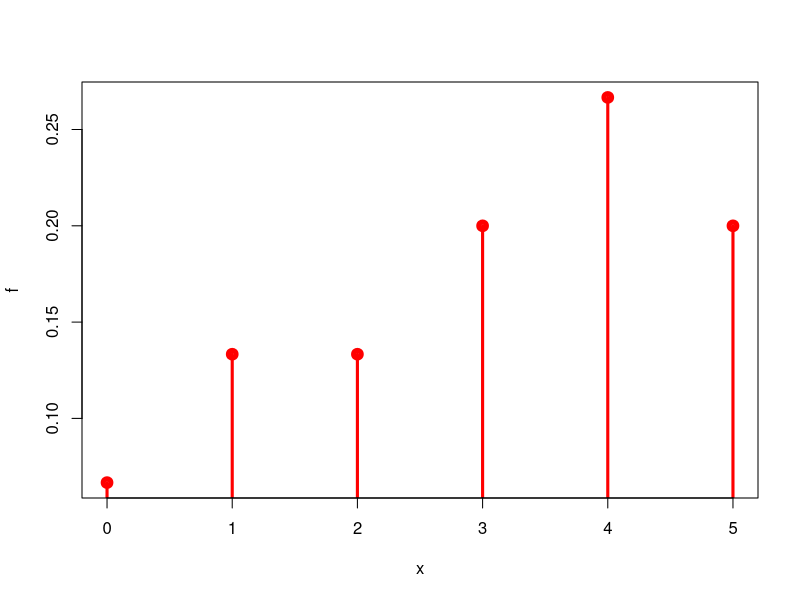
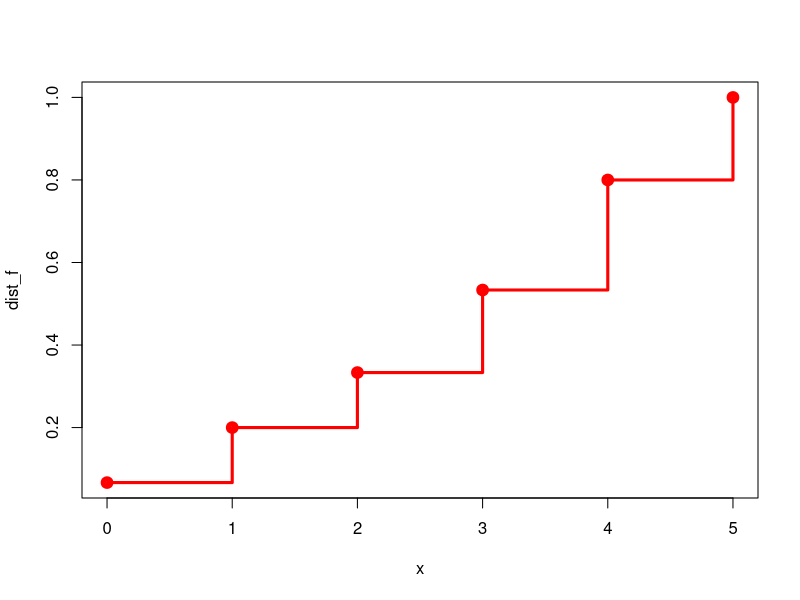
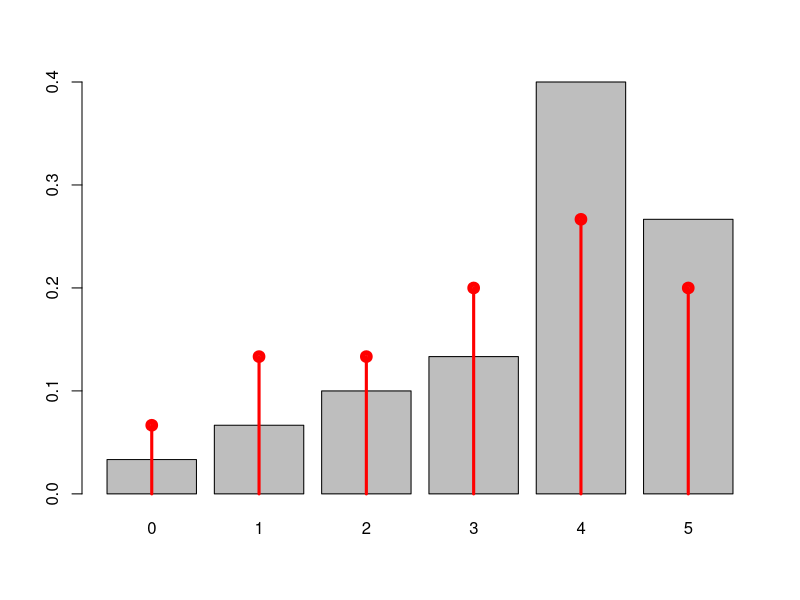
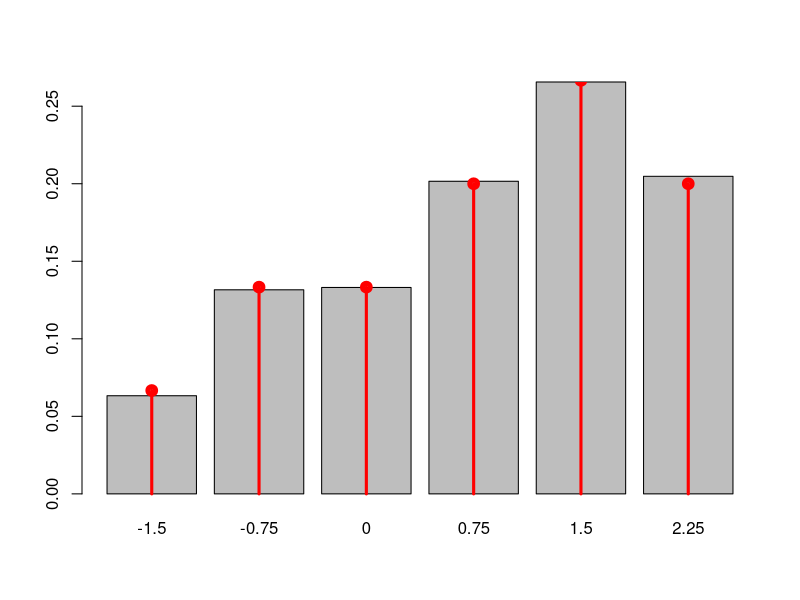

These figures' R source, in order:
rm(list=ls())

x = c(0,1,2,3,4,5)
f = c(1,2,2,3,4,3)/15

#Representa gráficamente la función de probabilidad del número de botellas vendidas por día
plot(x, f, type="h", lwd=3, col="red")
points(x, f, col="red", lwd=5)

#Representa gráficamente la función de distribución del número de botellas vendidas por día
dist_f = cumsum(f)
plot(x, dist_f, type="s", lwd=3, col="red")
points(x, dist_f, col="red", lwd=5)

f_2 = f[3]
F_2 = dist_f[3]
f_3.5 = 0
F_3.5 = dist_f[4] 
f_6 = 0
F_6 = dist_f[6]

#¿Cuál es el valor esperado del número de botellas vendidas por día?
esperanza = sum(x*f)
esperanza

#¿Cuál es la mediana del número de botellas vendidas por día?
mediana = median(x)
mediana

#¿Cuál es la varianza del número de botellas vendidas por día?
varianza = sum( (x-esperanza)^2 * f )
varianza

#Realiza 30 simulaciones del número de botellas de leche vendidas por día. (Utiliza como semilla el número 12)
set.seed(12)
simu = sample(x,30,replace=TRUE, prob=f)
simu

#Representa gráficamente la frecuencia de los resultados obtenidos y compáralo con el diagrama de la función de probabilidad.
fi = table(simu)/length(simu)
xb = barplot(fi)
lines(xb, f, type="h", lwd=3, col="red")
points(xb, f, lwd=5, col="red")

#¿Cuál es el valor de la media de los resultados de las simulaciones?
media = mean(simu) #sum(simu)/length(simu)
media

#¿Cuál es la varianza de los resultados de las simulaciones?
#f_simu = as.vector(fi)
#esperanza_simu = sum(x*f_simu)
#esperanza_simu
#varianza_pob_simu = sum( (x-esperanza_simu)^2 * f_simu )
#varianza_muestral_simu = varianza_simu * (length(simu)) / (length(simu) - 1)
var(simu)

#Ahora realiza 10000 simulaciones (usando la misma semilla) y compara resultados
simu2 = sample(x, 10000, replace=TRUE, prob=f)
media2 = mean(simu2)
varianza2 = var(simu2)
media2
media
varianza2
varianza


#Definamos una nueva variable aleatoria Y que representa el beneficio por las ventas.
#  Y = 1.65 X + 34 ( 1.20 ) ( 5 − X ) − ( 1.20 ) ( 5 ) = 0.75 X − 1.5 
#E(Y) = a*E(X) + b
#Var(Y) = a^2+*E(X)
espY = 0.75*esperanza - 1.5
espY
varY = 0.75^2*varianza
varY

#Realiza 10000 simulaciones del beneficio diario. (Utiliza como semilla el número 123). Representa gráficamente la frecuencia de los resultados obtenidos y compáralo con el diagrama de la función de probabilidad.
set.seed(123)
y = 0.75*x - 1.5
simuY = sample(y, 10000, replace = TRUE, prob = f)
fi = table(simuY)/length(simuY)
xb = barplot(fi)
lines(xb, f, type="h", lwd=3, col="red")
points(xb, f, lwd=5, col="red")

#¿Cuál es el valor de la media de los resultados de las simulaciones?
mean(simuY)

#¿Cuál es la varianza de los resultados de las simulaciones?
var(simuY)
